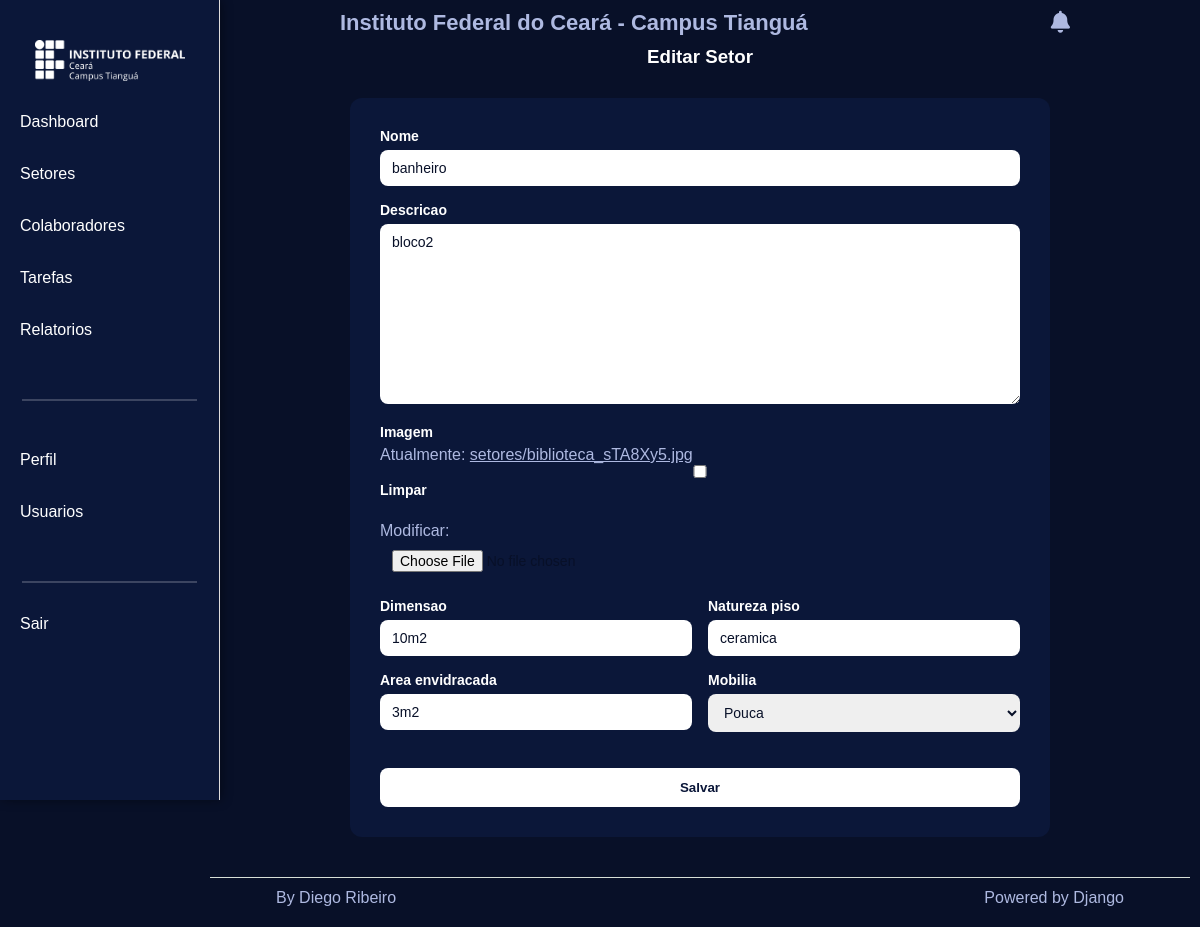
The app's page /setores/06d7273a845044d5880c3ccc17e25f03/editar/ (signed in) with its own data.
### management/models.py (models this page shows, shortened)
class Setor(models.Model):
    MOBILIA_CHOICES = [
        ('pouca', 'Pouca'),
        ('media', 'Média'),
        ('muita', 'Muita'),
    ]
    id = models.CharField(
        max_length=32,
        primary_key=True,
        default=generate_uuid,
        editable=False
    )
    nome = models.CharField(max_length=150)
    descricao = models.TextField(blank=True, null=True)
    imagem = models.ImageField(upload_to='setores/', blank=True, null=True)
    dimensao = models.CharField(max_length=100)
    natureza_piso = models.CharField(max_length=100)
    area_envidracada = models.CharField(max_length=100)
    mobilia = models.CharField(max_length=10, choices=MOBILIA_CHOICES)

### management/views.py (the view)
# urls.py: path('setores/<str:id>/editar/', setor_edit, name='setor_edit'),
@login_required(login_url='/usuarios/login/')
@permission_required('management.change_setor', raise_exception=True)
def setor_edit(request, id):
    setor = get_object_or_404(Setor, id=id)
    if request.method == 'POST':
        form = SetorForm(request.POST, request.FILES, instance=setor)
        if form.is_valid():
            form.save()
            messages.success(request, 'Setor atualizado com sucesso!')
            return redirect('management:sectors')
    else:
        form = SetorForm(instance=setor)
    return render(request, 'managements/sectors/pages/form.html', {
        'form': form,
        'setor': setor
    })

### management/forms.py
class SetorForm(forms.ModelForm):
    class Meta:
        model = Setor
        fields = [
            'nome',
            'descricao',
            'imagem',
            'dimensao',
            'natureza_piso',
            'area_envidracada',
            'mobilia',
        ]

### management/templates/managements/sectors/pages/form.html (shortened to what this page needs)
{% include 'managements/sectors/partials/head.html' %}
    <body>
        {% include 'global/partials/sidebar.html' %}
        <div class="content">
            {% include 'global/partials/header.html' %}
            <div class="table-wrapper">
                <h3>
                    {% if setor %}
                        Editar Setor
                    {% else %}
                        Cadastrar Setor
                    {% endif %}
                </h3>
            <form method="POST" enctype="multipart/form-data" class="setor-form">
                <div class="form-group">
                    <label>{{ form.nome.label }}</label>
                    {{ form.nome }}
                </div>
                <div class="form-group">
                    <label>{{ form.descricao.label }}</label>
                    {{ form.descricao }}
                </div>
                <div class="form-group">
                    <label>{{ form.imagem.label }}</label>
                    {{ form.imagem }}
                </div>
                <div class="form-row">
                    <div class="form-group">
                        <label>{{ form.dimensao.label }}</label>
                        {{ form.dimensao }}
                    </div>
                    <div class="form-group">
                        <label>{{ form.natureza_piso.label }}</label>
                        {{ form.natureza_piso }}
                    </div>
                </div>
                <div class="form-row">
                    <div class="form-group">
                        <label>{{ form.area_envidracada.label }}</label>
                        {{ form.area_envidracada }}
                    </div>
                    <div class="form-group">
                        <label>{{ form.mobilia.label }}</label>
                        {{ form.mobilia }}
                    </div>
                </div>
                <button type="submit" class="btn-salvar">Salvar</button>
            </form>
        </div>
        {% include 'global/partials/footer.html' %}
    </body>
</html>

### management/templates/global/partials/head.html (style rules this page uses)
* { margin: 0; padding: 0; box-sizing: border-box; font-family: 'Mona Sans', sans-serif; color: #AEB9E1; }
body { display: grid; grid-template-columns: 200px 1fr; height: 100vh; background-color: #081028; }
.content { grid-column: 2; display: grid; grid-template-rows: auto 1fr auto; gap: 10px; padding: 10px; align-items: start; }

### management/templates/managements/sectors/partials/head.html (style rules this page uses)
h3 { text-align:center; color: #ffffff; padding-bottom:0; }
.setor-form { background-color: #0B1739; padding: 30px; border-radius: 12px; max-width: 700px; margin: 30px auto; }
.setor-form .form-row { display: grid; grid-template-columns: 1fr 1fr; gap: 16px; }
.setor-form .form-group { margin-bottom: 16px; }
.setor-form label { display: block; margin-bottom: 6px; color: #ffffff; font-weight: 600; font-size: 14px; }
.setor-form input, .setor-form select, .setor-form textarea { width: 100%; padding: 10px 12px; border-radius: 8px; border: none; font-size: 14px; }
.setor-form .btn-salvar { width: 100%; margin-top: 20px; padding: 12px; background-color: #ffffff; color: #0B1739; border: none; border-radius: 8px; font-weight: bold; cursor: pointer; }
.setor-form input, .setor-form select, .setor-form textarea { width: 100%; padding: 10px 12px; border-radius: 8px; border: none; font-size: 14px; color: #081028; }

### records on screen
Setor: nome "banheiro", descricao "bloco2", dimensao "10m2", natureza_piso "ceramica", area_envidracada "3m2", mobilia "Pouca"
